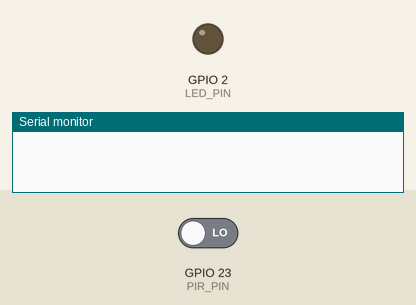
Recording of a sketch running on a simulated ESP32. On the bench: output pins drawn as LEDs (lit = HIGH), the last lines printed to the serial monitor. Inputs (shaded band) come from the test bench; at power-on: GPIO 23 (PIR_PIN) LOW.

Above: at 1.2 s.
1.3 s: GPIO 23 (PIR_PIN) driven HIGH
At 2.3 s:
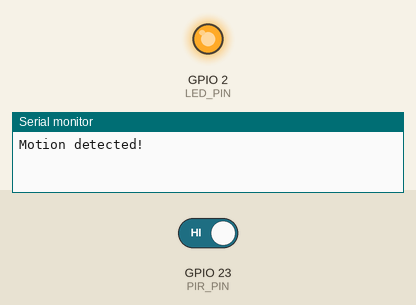
2.8 s: GPIO 23 (PIR_PIN) driven LOW
At 3.4 s:
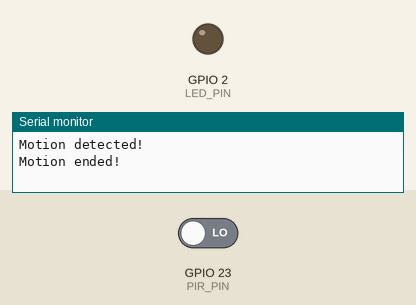
Timing chart, 0 to 5.8 s (numbered marks = the images above; inputs shaded):
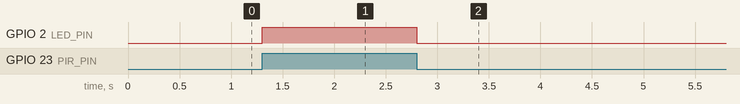

Measured:
- after the input at 1.3 s, GPIO 2 (LED_PIN): LOW → HIGH at once
- after the input at 2.8 s, GPIO 2 (LED_PIN): HIGH → LOW at once

The sketch:

esp32-devkit-arduino-pir-sensor.ino
```cpp
#define LED_PIN  2
#define PIR_PIN  23

int current_state = LOW;
int last_state = LOW;

void setup()
{
  Serial.begin(115200);

  pinMode(LED_PIN, OUTPUT);
  pinMode(PIR_PIN, INPUT);
}

void loop()
{
  // Read PIR state
  current_state = digitalRead(PIR_PIN);

  if (current_state == HIGH)
  {
    // Turn on LED
    digitalWrite(LED_PIN, HIGH);
    if (last_state == LOW)
    {
      // We have just turned on
      Serial.println("Motion detected!");
      // We only want to print on the output change, not state
      last_state = HIGH;
    }
  }
  else
  {
    // Turn off LED
    digitalWrite(LED_PIN, LOW);
    if (last_state == HIGH)
    {
      // We have just turned off
      Serial.println("Motion ended!");
      // We only want to print on the output change, not state
      last_state = LOW;
    }
  }
}
```
